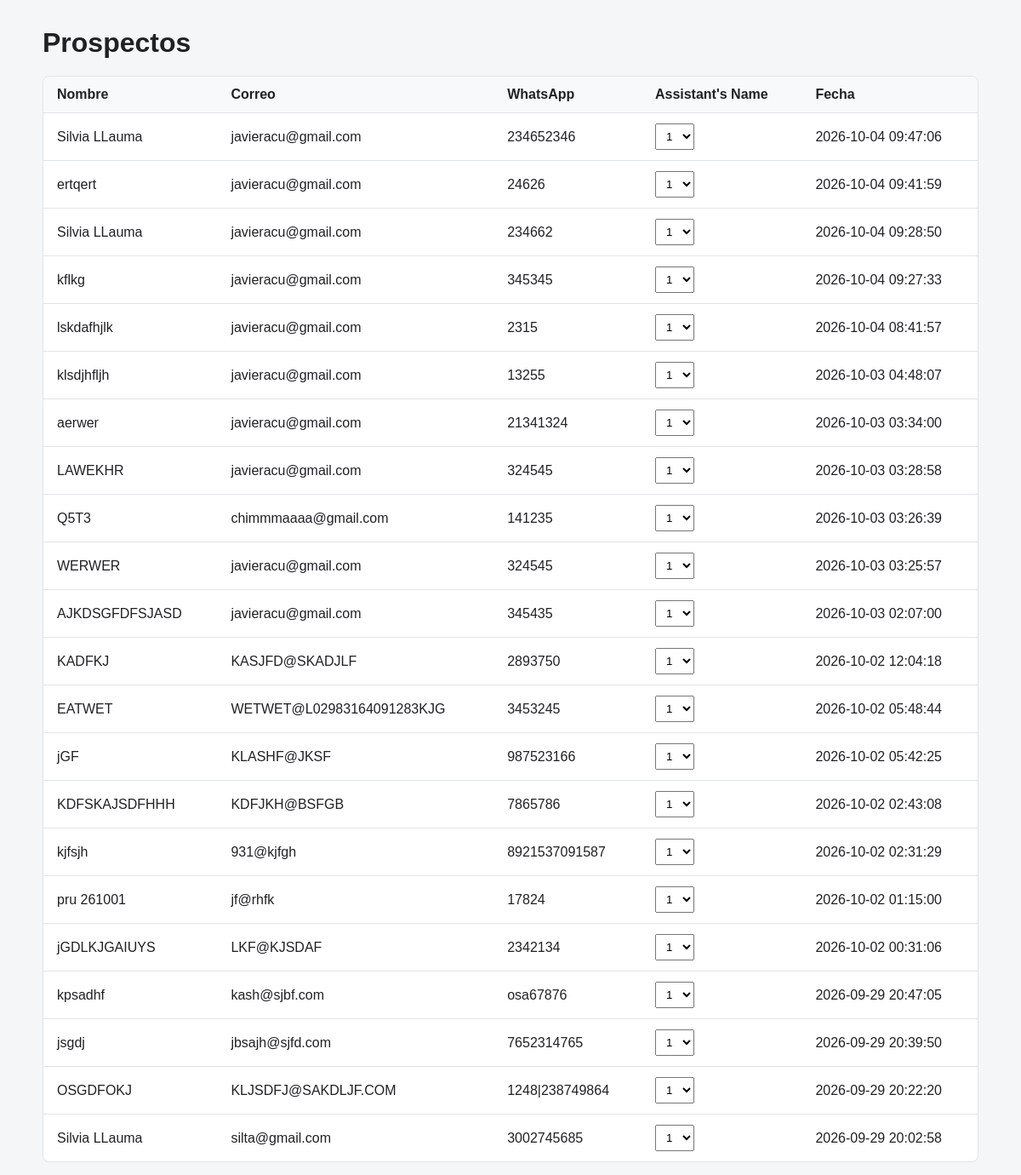
/admin, run on an earlier commit of the app's database.
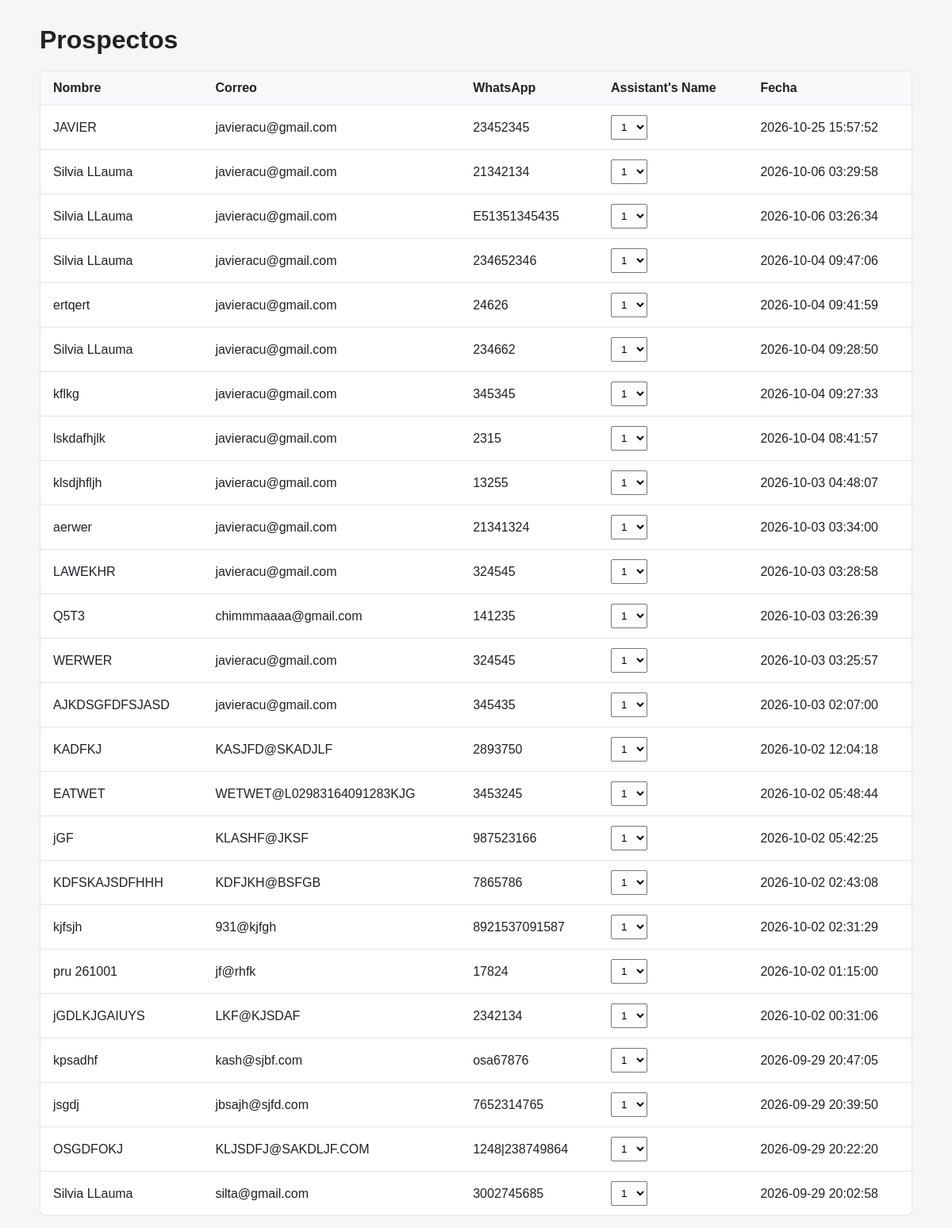
And on a later commit of the database.
### tables this page shows
CREATE TABLE prospectos (
            id INTEGER PRIMARY KEY AUTOINCREMENT,
            nombre TEXT NOT NULL,
            email TEXT NOT NULL,
            whatsapp TEXT NOT NULL,
            fecha TIMESTAMP DEFAULT CURRENT_TIMESTAMP
        , assistant_name TEXT DEFAULT '1');

### app.py (the view)
@app.route("/admin")
def admin():
    conn = sqlite3.connect(CRM_DB_PATH)
    cursor = conn.cursor()
    cursor.execute(
        "SELECT id, nombre, email, whatsapp, assistant_name, fecha FROM prospectos ORDER BY fecha DESC"
    )
    prospectos = cursor.fetchall()
    conn.close()
    return render_template("admin.html", prospectos=prospectos)

### templates/admin.html (shortened to what this page needs)
<!DOCTYPE html>
<html lang="es">
<head>
</head>
<body>
    <main>
        <h1>Prospectos</h1>
        <div class="table-wrap">
            {% if prospectos %}
                <table>
                    <thead>
                        <tr>
                            <th>Nombre</th>
                            <th>Correo</th>
                            <th>WhatsApp</th>
                            <th>Assistant's Name</th>
                            <th>Fecha</th>
                        </tr>
                    </thead>
                    <tbody>
                        {% for prospecto in prospectos %}
                            <tr>
                                <td>{{ prospecto[1] }}</td>
                                <td>{{ prospecto[2] }}</td>
                                <td>{{ prospecto[3] or '' }}</td>
                                <td>
                                    <form action="{{ url_for('actualizar_assistant', id=prospecto[0]) }}" method="POST" style="margin: 0;">
                                        <select name="assistant_name" onchange="this.form.submit()" aria-label="Assistant's Name para {{ prospecto[1] }}">
                                            <option value="1" {% if prospecto[4] == '1' %}selected{% endif %}>1</option>
                                        </select>
                                    </form>
                                </td>
                                <td>{{ prospecto[5] or '' }}</td>
                            </tr>
                        {% endfor %}
                    </tbody>
                </table>
            {% else %}
                <p class="empty">Todavía no hay prospectos registrados.</p>
            {% endif %}
        </div>
    </main>
</body>
</html>

### templates/admin.html (style rules this page uses)
body { margin: 0; padding: 32px; background: #f5f6f8; color: #202124; font-family: Arial, sans-serif; }
main { max-width: 1100px; margin: 0 auto; }
h1 { margin: 0 0 20px; }
.table-wrap { overflow-x: auto; background: #fff; border: 1px solid #e2e5e9; border-radius: 8px; }
table { width: 100%; border-collapse: collapse; white-space: nowrap; }
th, td { padding: 12px 16px; border-bottom: 1px solid #e2e5e9; text-align: left; }
th { background: #f8f9fa; }
tr:last-child td { border-bottom: 0; }
select { padding: 6px 8px; }

What changed in the data, as far as the page shows it:
added prospectos: nombre "JAVIER", email "javieracu@gmail.com", whatsapp "23452345", assistant_name "1", fecha "2026-10-25 15:57:52"
added prospectos: nombre "Silvia LLauma", email "javieracu@gmail.com", whatsapp "21342134", assistant_name "1", fecha "2026-10-06 03:29:58"
added prospectos: nombre "Silvia LLauma", email "javieracu@gmail.com", whatsapp "E51351345435", assistant_name "1", fecha "2026-10-06 03:26:34"
